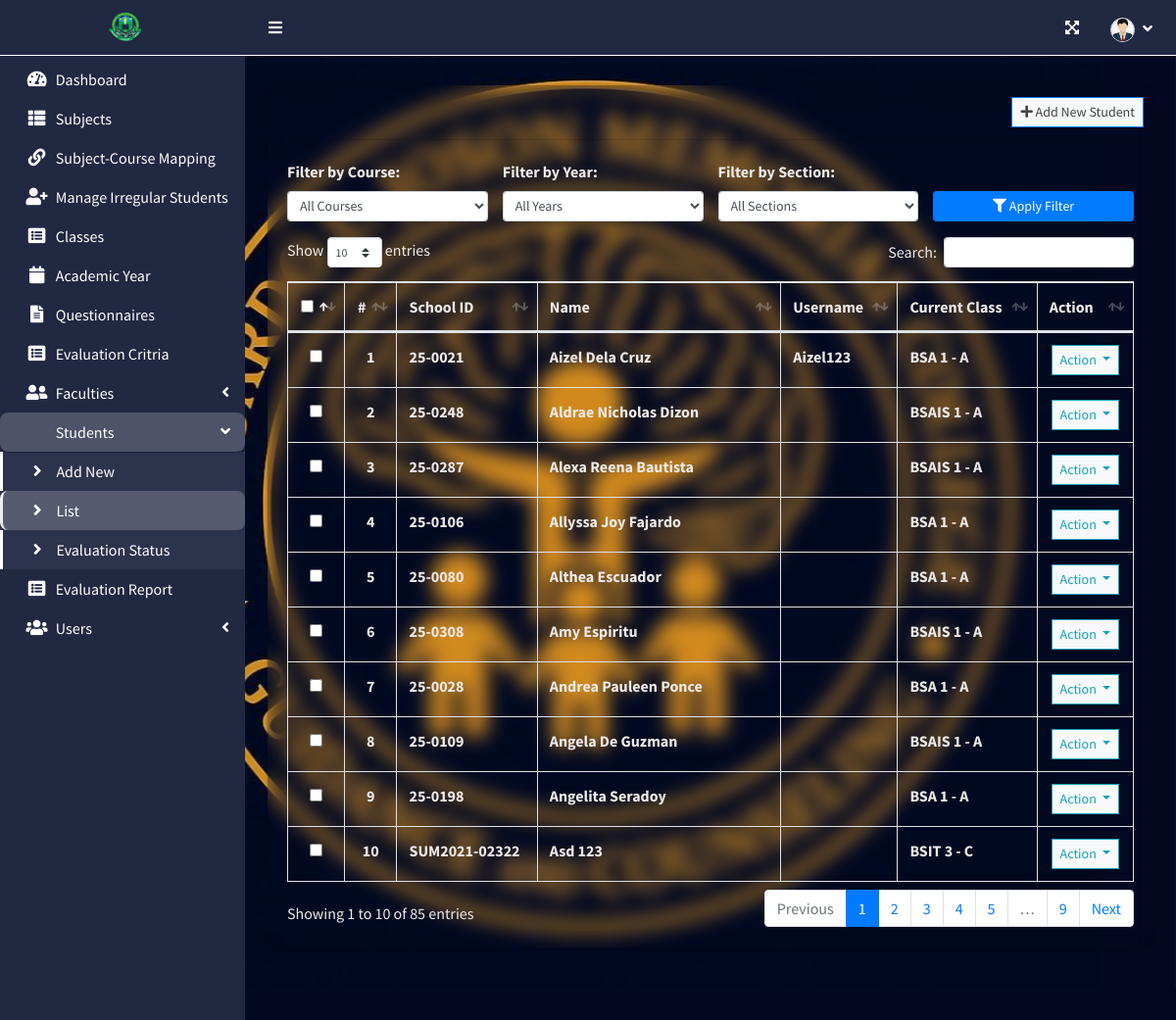
The app's page /index.php?page=student_list (signed in) with its own data.
### tables this page shows
CREATE TABLE `student_list` (
  `id` int(30) NOT NULL,
  `school_id` varchar(100) NOT NULL,
  `firstname` varchar(200) NOT NULL,
  `middlename` varchar(200) NOT NULL DEFAULT '',
  `lastname` varchar(200) NOT NULL,
  `username` varchar(100) NOT NULL,
  `email` varchar(200) NOT NULL,
  `password` text NOT NULL,
  `class_id` int(30) NOT NULL,
  `is_irregular` tinyint(1) NOT NULL DEFAULT 0,
  `avatar` text NOT NULL DEFAULT 'no-image-available.png',
  `date_created` datetime NOT NULL DEFAULT current_timestamp()
);

### admin/student_list.php (the view, shortened to what this page needs)
<?php include 'db_connect.php'; ?>
<div class="col-lg-12">
	<div class="card card-outline ">
		<div class="card-header">
			<div class="card-tools">
				<a class="btn btn-block btn-sm btn-default btn-flat border-primary"
					href="./index.php?page=new_student"><i class="fa fa-plus"></i> Add New Student</a>
			</div>
		</div>
		<div class="card-body">
			<div class="row mb-3">
				<div class="col-md-3">
					<label>Filter by Course:</label>
					<select id="filter_curriculum" class="form-control form-control-sm">
						<option value="">All Courses</option>
					</select>
				</div>
				<div class="col-md-3">
					<label>Filter by Year:</label>
					<select id="filter_level" class="form-control form-control-sm">
						<option value="">All Years</option>
					</select>
				</div>
				<div class="col-md-3">
					<label>Filter by Section:</label>
					<select id="filter_section" class="form-control form-control-sm">
						<option value="">All Sections</option>
					</select>
				</div>
				<div class="col-md-3">
					<label>&nbsp;</label>
					<button id="btn_filter" class="btn btn-primary btn-sm btn-block"><i class="fa fa-filter"></i> Apply
						Filter</button>
				</div>
			</div>
			<table class="table tabe-hover table-bordered" id="list">
				<thead>
					<tr>
						<th class="text-center"><input type="checkbox" id="select_all"></th>
						<th class="text-center">#</th>
						<th>School ID</th>
						<th>Name</th>
						<th>Username</th>
						<th>Current Class</th>
						<th>Action</th>
					</tr>
				</thead>
				<tbody>
					<?php
					$i = 1;
					$class = array();
					$classes = $conn->query("SELECT id,concat(curriculum,' ',level,' - ',section) as `class` FROM class_list");
					while ($row = $classes->fetch_assoc()) {
						$class[$row['id']] = $row['class'];
					}
					$qry = $conn->query("SELECT s.*, c.curriculum, c.level, c.section, concat(s.firstname,' ',COALESCE(NULLIF(s.middlename,''),''),' ',s.lastname) as name FROM student_list s LEFT JOIN class_list c ON s.class_id = c.id order by concat(s.firstname,' ',s.lastname) asc");
					while ($row = $qry->fetch_assoc()):
						?>
						<tr class="student-row" data-curriculum="<?php echo $row['curriculum'] ?>"
							data-level="<?php echo $row['level'] ?>" data-section="<?php echo $row['section'] ?>">
							<td class="text-center"><input type="checkbox" class="student_checkbox"
									value="<?php echo $row['id'] ?>"></td>
							<th class="text-center"><?php echo $i++ ?></th>
							<td><b><?php echo $row['school_id'] ?></b></td>
							<td><b><?php echo ucwords($row['name']) ?></b></td>
							<td><b><?php echo $row['username'] ?></b></td>
							<td><b><?php echo isset($class[$row['class_id']]) ? $class[$row['class_id']] : "N/A" ?></b></td>
							<td class="text-center">
								<button type="button"
									class="btn btn-default btn-sm btn-flat border-info wave-effect text-info dropdown-toggle"
									data-toggle="dropdown" aria-expanded="true">
									Action
								</button>
							</td>
						</tr>
					<?php endwhile; ?>
				</tbody>
			</table>
		</div>
	</div>
</div>

### admin/student_list.php (style rules this page uses)
.card, .card-body { color: #efeaeaff; background: transparent !important; backdrop-filter: blur(10px); -webkit-backdrop-filter: blur(10px); border-radius: 15px; border: none; }

### records on screen
student_list: school "25-0021", name "Aizel Dela Cruz", username "Aizel123", class "BSA 1 - A"
student_list: school "25-0248", name "Aldrae Nicholas Dizon", class "BSAIS 1 - A"
student_list: school "25-0287", name "Alexa Reena Bautista", class "BSAIS 1 - A"
student_list: school "25-0106", name "Allyssa Joy Fajardo", class "BSA 1 - A"
student_list: school "25-0080", name "Althea Escuador", class "BSA 1 - A"
student_list: school "25-0308", name "Amy Espiritu", class "BSAIS 1 - A"
student_list: school "25-0028", name "Andrea Pauleen Ponce", class "BSA 1 - A"
student_list: school "25-0109", name "Angela De Guzman", class "BSAIS 1 - A"
student_list: school "25-0198", name "Angelita Seradoy", class "BSA 1 - A"
student_list: school "SUM2021-02322", name "Asd 123", class "BSIT 3 - C"
